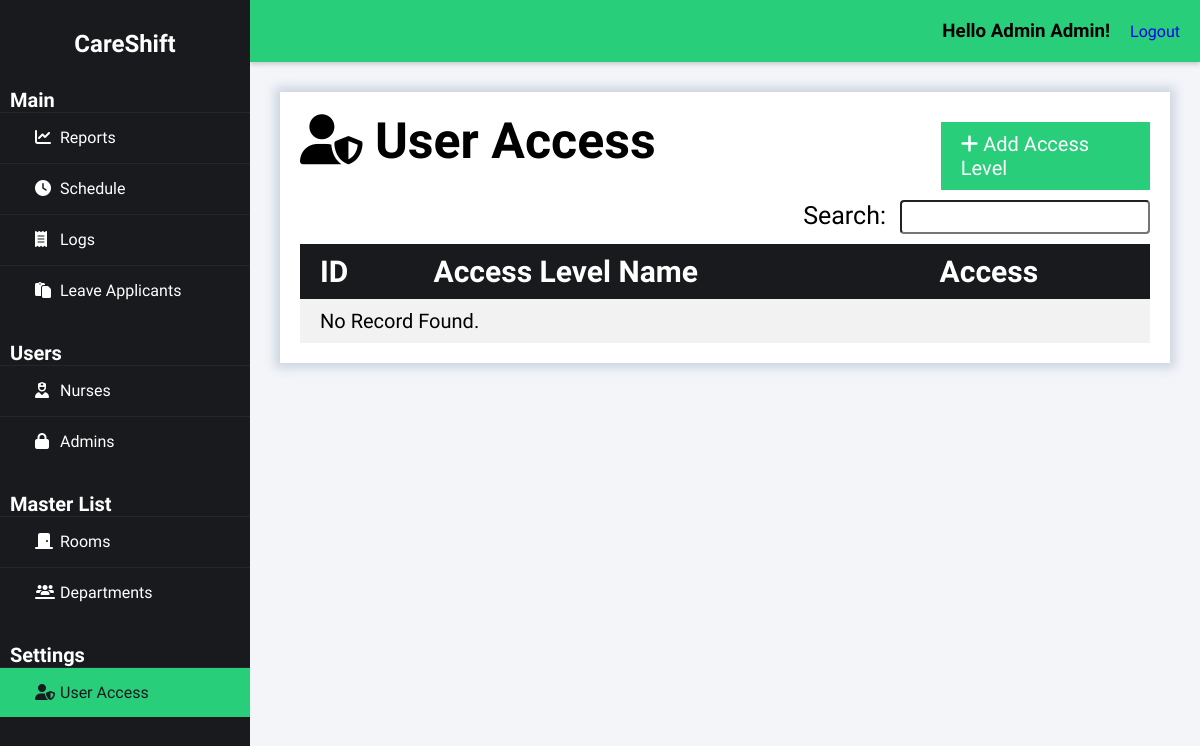
/index.php?page=useraccess (signed in), run on an earlier commit of the app's database.
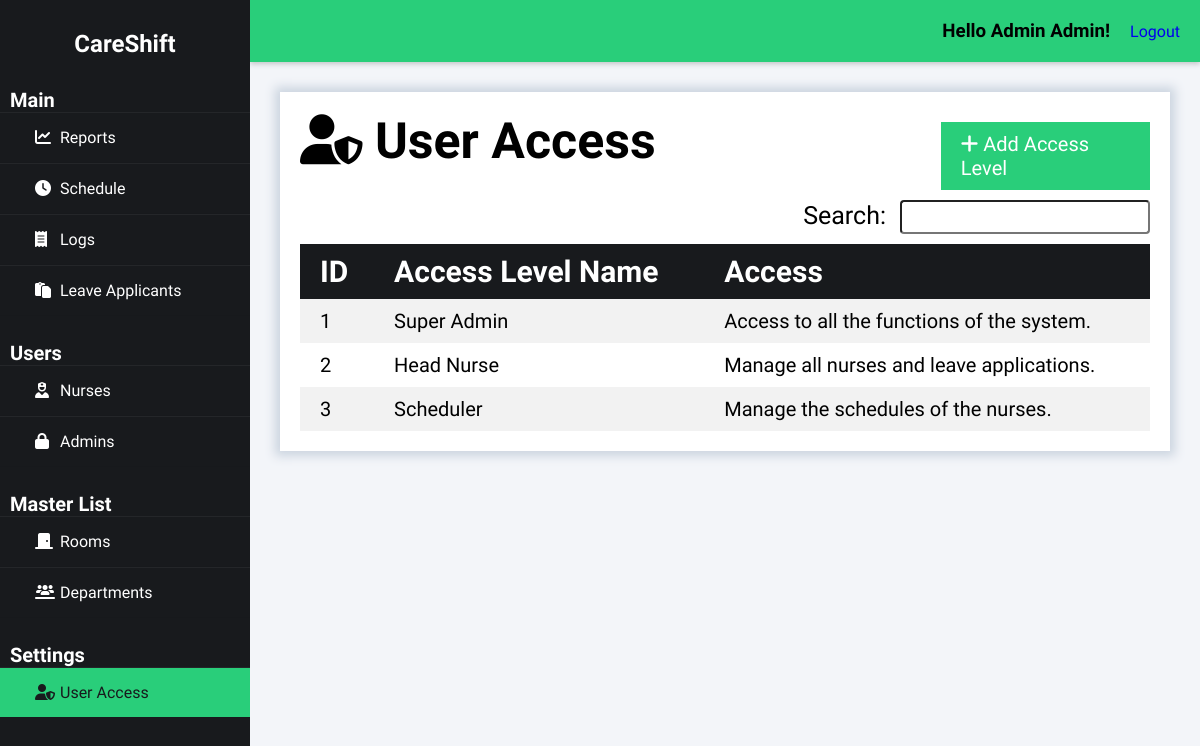
And on a later commit of the database.
### tables this page shows
CREATE TABLE `useraccess` (
  `useraccess_id` int(50) NOT NULL auto_increment,
  `useraccess_name` varchar(50) NOT NULL,
  `useraccess_desc` varchar(255) NOT NULL,
  PRIMARY KEY  (`useraccess_id`)
);

### class/class.useraccess.php (called while the page is built, shortened)
<?php
class UserAccess{
	private $DB_SERVER='localhost';
	private $DB_USERNAME='root';
	private $DB_PASSWORD='';
	private $DB_DATABASE='db_careshift';
	private $conn;
	public function __construct(){
		$this->conn = new PDO("mysql:host=".$this->DB_SERVER.";dbname=".$this->DB_DATABASE,$this->DB_USERNAME,$this->DB_PASSWORD);
	}
	public function list_useraccess(){
		$sql="SELECT * FROM useraccess";
		$q = $this->conn->query($sql) or die("failed!");
		while($r = $q->fetch(PDO::FETCH_ASSOC)){
		$data[]=$r;
		}
		if(empty($data)){
		   return false;
		}else{
			return $data;
		}
	}
}
?>

### index.php (the view, shortened to what the changed rows need)
<?php
include_once 'class/class.useraccess.php';
$page = (isset($_GET['page']) && $_GET['page'] != '') ? $_GET['page'] : 'reports';
$useraccess = new UserAccess();
?>
<!DOCTYPE html>
<html>
<head>
    <link rel="stylesheet" href="css/styles.css">
    <link rel="stylesheet" href="https://cdnjs.cloudflare.com/ajax/libs/fullcalendar/3.4.0/fullcalendar.css" />
</head>
<body>
    <div class="wrapper">
        <div class="sidebar">
            <h2>CareShift</h2>
        </div>
        <div class="body">
            <div class="main_content">
                <?php
                    switch($page){
                    case 'useraccess':
                        require_once 'useraccess-module/index.php';
                    break;
                    }
                ?>
            </div>
        </div>
    </div>
</body>
</html>

### useraccess-module/records.php (shortened to what the changed rows need)
<div class="heading">
    <h1><i class="fas fa-solid fa-user-shield"></i>&nbspUser Access</h1>
</div>
<table id="tablerecords">
    <thead>
        <tr>
            <th>ID</th>
            <th>Access Level Name</th>
            <th>Access</th>
        </tr>
    </thead>
    <tbody>
        <?php
        if ($useraccess->list_useraccess() != false) {
            foreach ($useraccess->list_useraccess() as $value) {
                extract($value);
                $row_url = "index.php?page=useraccess&subpage=profile&id=" . $useraccess_id;
                ?>
                <tr onclick="location.href='<?php echo $row_url; ?>'" style="cursor: pointer;">
                    <td><?php echo $useraccess_id; ?></td>
                    <td><?php echo $useraccess_name; ?></td>
                    <td><?php echo $useraccess_desc; ?></td>
                </tr>
                <?php
            }
        } else {
            ?>
            <tr>
                <td colspan="3">No Record Found.</td>
            </tr>
        <?php
        }
        ?>
    </tbody>
</table>

What changed in the data, as far as the page shows it:
added useraccess: useraccess_id "1", useraccess_name "Super Admin", useraccess_desc "Access to all the functions of the system."
added useraccess: useraccess_id "2", useraccess_name "Head Nurse", useraccess_desc "Manage all nurses and leave applications."
added useraccess: useraccess_id "3", useraccess_name "Scheduler", useraccess_desc "Manage the schedules of the nurses."
Also different on the page:
text no longer shown: "No Record Found."
